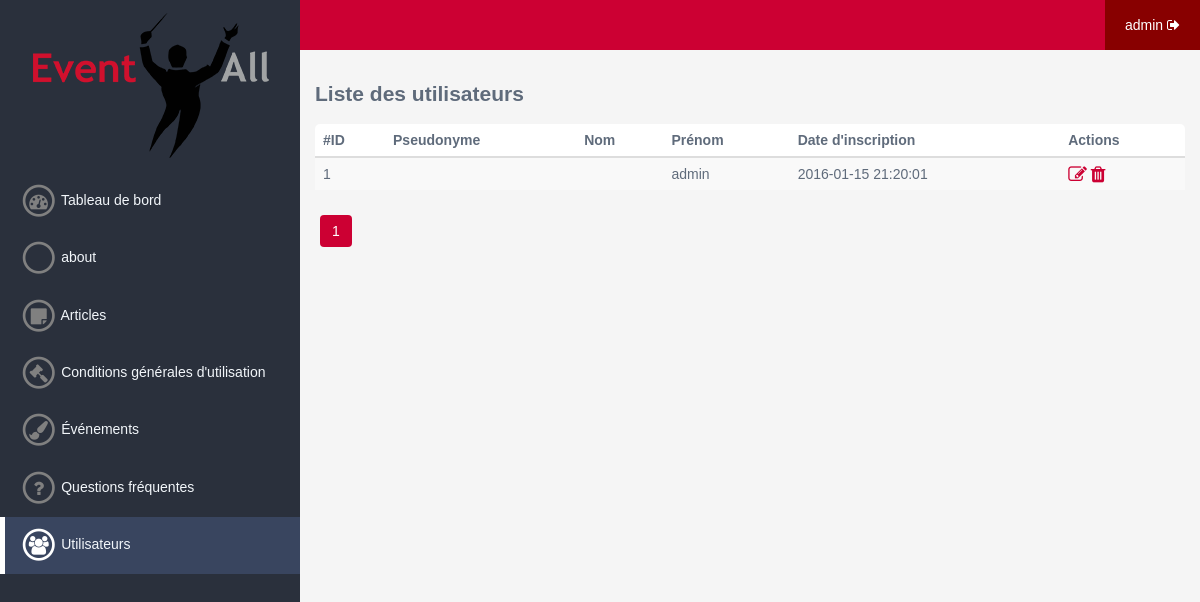
Page /admin/user (signed in) on the committed database.
### tables this page shows
CREATE TABLE IF NOT EXISTS `users` (
  `id` int(11) NOT NULL AUTO_INCREMENT,
  `nickname` varchar(255) NOT NULL,
  `email` varchar(255) NOT NULL,
  `password` varchar(255) NOT NULL,
  `photoprofil` varchar(255) DEFAULT NULL,
  `firstname` varchar(255) DEFAULT NULL,
  `lastname` varchar(255) DEFAULT NULL,
  `birthdate` date DEFAULT NULL,
  `sex` enum('m','f','ns') DEFAULT NULL,
  `phone` varchar(255) DEFAULT NULL,
  `adress` varchar(255) DEFAULT NULL,
  `zip_code` varchar(255) DEFAULT NULL,
  `city` varchar(255) DEFAULT NULL,
  `id_region` int(11) DEFAULT NULL,
  `commentaire` text DEFAULT NULL,
  `register_date` datetime DEFAULT NULL,
  `access` int(11) NOT NULL DEFAULT '1',
  PRIMARY KEY (`id`)
);

### system/Controller.php (called while the page is built, shortened)
<?php
abstract class Controller {
	protected $view;
	protected $default_module;
	public final function execute($module = '', $params = array()) {
		 if(method_exists($this, $module)) {
			 return $this->$module($params);
		 }
	}
	public final function render() {
		$route  = Route::getRoute();
		$params = $route['params'];
		$module = (isset($params[0]) && method_exists($this, $params[0])) ? $params[0] : $this->default_module;
		$model = $this->execute($module, $params);
		$render = $this->view->render($module, $model);
		$title = $this->view->getGlobalVar('title');
		$css   = $this->view->getGlobalVar('css');
		$js    = $this->view->getGlobalVar('js');
		return array(
			'title' => $title,
			'css'   => $css,
			'js'    => $js,
			'tpl'   => $render
		);
	}
	public function setModel($model) {
		$this->model = $model;
	}
	public function setView($view) {
		$this->view = $view;
	}
}
?>

### system/Main.php (called while the page is built, shortened)
<?php
class Main {
	private $is404 = false;
	public function __construct() {
		$this->exec();
	}
	private function route() {
		$error = false;
		$this->is404 = $error;
	}
	private function exec() {
		$route = Route::getRoute();
		$admin = $route['admin'] == 1;
		$app = !empty($route['app']) ? $route['app'] : ($admin ? Config::get('config.defaultadminapp') : Config::get('config.defaultapp'));
		if ($admin) {
			$app_dir   = APPS_DIR.$app.DS.'admin'.DS;
			$app_name_clear = str_replace(' ', '', ucwords(preg_replace('#[^a-zA-Z]+#', ' ', $app)));
			$app_class = $app_name_clear.'AdminController';
		} else {
			$app_dir   = APPS_DIR.$app.DS;
			$app_name_clear = str_replace(' ', '', ucwords(preg_replace('#[^a-zA-Z]+#', ' ', $app)));
			$app_class = $app_name_clear.'Controller';
		}
		if (is_dir($app_dir) && file_exists($app_dir.'controller.php') && !$this->is404) {
			if (class_exists($app_class) && get_parent_class($app_class) == 'Controller') {
				$controller = new $app_class();
				if (file_exists($app_dir.'model.php')) {
					$model_class = str_replace('Controller', 'Model', $app_class);
					if (class_exists($model_class)) {
						$controller->setModel(new $model_class());
					}
				}
				if (file_exists($app_dir.'view.php')) {
					$view_class = str_replace('Controller', 'View', $app_class);
					if (class_exists($view_class) && get_parent_class($view_class) == 'View') {
						$controller->setView(new $view_class());
					}
				}
			}
		}
		$app_rendered = $controller->render();
	}
}
?>

### index.php (called while the page is built, shortened)
<?php
require_once SYS_DIR.'System.php';
require_once SYS_DIR.'Config.php';
require_once SYS_DIR.'Main.php';
$eua = new Main();
?>

### apps/user/model.php (called while the page is built, shortened)
<?php
class UserModel {
  public function __construct() {
    $this->db = System::getDb();
  }
}
?>

### system/Config.php (called while the page is built, shortened)
<?php
class Config {
	private static $configs = array();
	public static function get($path, $default = null) {
		$result = $default;
		if ($nodes = explode('.', $path)) {
			$config = &self::$configs;
			$path_count = count($nodes) - 1;
			for ($i = 0; $i < $path_count; $i++) {
				if (isset($config[$nodes[$i]])) {
					$config = &$config[$nodes[$i]];
				} else {
					break;
				}
			}
			if (isset($config[$nodes[$i]])) {
				$result = $config[$nodes[$i]];
			}
		}
		return $result;
	}
	public static function load($field, $file, $type = '') {
		switch(strtolower($type)) {
			case 'php':
				if (isset(${$field})) {
					self::$configs[$field] = ${$field};
				}
				break;
		}
		return true;
	}
}
?>

### system/config/config.php (called while the page is built)
<?php
$config = array(
  'base'            => 'http://localhost/Event-You-All',
  'defaultapp'      => 'events',
  'defaultadminapp' => 'board',
  'site_title'      => 'Event-You-All',
  'email'           => 'contact@event-you-all.fr'
);
?>

### system/System.php (called while the page is built, shortened)
<?php
class System {
	private static $dbInstance;
	public static function getDB() {
		if (!is_object(self::$dbInstance)) {
			$server   = Config::get('database.server');
			$dbname   = Config::get('database.dbname');
			$dsn      = 'mysql:dbname='.$dbname.';host='.$server;
			$user     = Config::get('database.user');
			$password = Config::get('database.pw');
			self::$dbInstance = new PDO($dsn, $user, $password);
			self::$dbInstance->query("SET NAMES 'utf8'");
			self::$dbInstance->setAttribute(PDO::ATTR_ERRMODE, PDO::ERRMODE_WARNING);
		}
		return self::$dbInstance;
	}
}
?>

### apps/user/admin/model.php (called while the page is built, shortened)
<?php
class UserAdminModel extends UserModel {
  public function getUsers($from = 0, $number = 9999999, $order = 'register_date', $asc = true, $where_clause = '') {
    $prep = $this->db->prepare('
      SELECT *
      FROM users
      '.$where_clause.'
      ORDER BY '.$order.' '.($asc ? 'ASC' : 'DESC').'
      LIMIT :from, :number
    ');
    $prep->bindParam(':from', $from, PDO::PARAM_INT);
    $prep->bindParam(':number', $number, PDO::PARAM_INT);
    $prep->execute();
    $users = $prep->fetchAll(PDO::FETCH_ASSOC);
    return $users;
  }
}
?>

### apps/user/admin/controller.php (called while the page is built, shortened)
<?php
class UserAdminController extends Controller {
  public function index(array $params) {
    $n = 50;
    $page = 1;
    $users = $this->model->getUsers(($page-1)*$n, $n);
    return array(
      'users'        => $users,
      'total'        => $this->model->countUsers(),
			'current_page' => $page,
			'per_page'     => $n
    );
  }
}
?>

### apps/user/admin/views/index.php (the view)
<div class="app-user app-user-admin app-user-admin-index">
  <h2 class="title">Liste des utilisateurs</h2>
  <table class="table">
    <thead>
      <tr>
        <th>#ID</th>
        <th>Pseudonyme</th>
        <th>Nom</th>
        <th>Prénom</th>
        <th>Date d'inscription</th>
        <th>Actions</th>
      </tr>
    </thead>
    <tbody>
      <?php foreach ($model['users'] as $user) { ?>
      <tr>
        <td><?php echo $user['id']; ?></td>
        <td><?php echo $user['firstname']; ?></td>
        <td><?php echo $user['lastname']; ?></td>
        <td><?php echo $user['nickname']; ?></td>
        <td><?php echo $user['register_date']; ?></td>
        <td>
          <a href="<?php echo Config::get('config.base'); ?>/admin/user/modify/<?php echo $user['id']; ?>" title="Modifier l'utilisateur"><i class="fa fa-edit fa-lg"></i></a>
          <a href="<?php echo Config::get('config.base'); ?>/admin/user/delete/<?php echo $user['id']; ?>" title="Supprimer l'utilisateur"><i class="fa fa-trash fa-lg"></i></a>
        </td>
      </tr>
      <?php } ?>
    </tbody>
  </table>
  <?php
    $numberOfPages = ceil($model['total'] / $model['per_page']);
  ?>
  <ul class="num_page">
      <?php
        for($n = 1; $n <= $numberOfPages; $n++) {
          if ($n == $model['current_page']) {
      ?>
      <li class="current"><?php echo $n; ?></li>
      <?php
          } else {
      ?>
      <li><a href="<?php echo Config::get('config.base'); ?>/admin/user/page/<?php echo $n; ?>"><?php echo $n; ?></a></li>
      <?php
          }
        }
      ?>
  </ul>
</div>

### templates/styles/admin.css (style rules this page uses)
* { box-sizing: border-box; }
html { height: 100%; }
body { height: 100%; background: #f5f5f5; color: #5f6b7b; font-family: "Trebuchet MS", Helvetica, sans-serif; font-size: 14px; }
a, a:focus { color: #CC0033; text-decoration: none; outline: none; }
.table { width: 100%; background: white; border-radius: 5px; }
.table thead th { text-align: left; padding: 8px; border-bottom: 2px solid #ddd; }
.table tbody tr:nth-child(odd) { background-color: #f9f9f9; }
.table tbody td { text-align: left; padding: 8px; border-top: 1px solid #ddd; }
.table thead tr th, .table thead tr td, .table tbody tr td { vertical-align: middle; overflow: visible; }
.num_page { list-style: none; margin: 0; margin-top: 20px; padding: 0; }
.num_page li { display: inline-block; margin: 5px; border-radius: 4px; background-color: white; }
.num_page li.current { padding: 6px 12px; line-height: 1.42857143; color: white; background-color: #CC0033; }

### rows in the picture
users: id "1", nickname "admin", register_date "2016-01-15 21:20:01"

### other values in the picture
$admin_app['name'] "about"
$admin_app['name'] "Articles"
$admin_app['name'] "Conditions générales d'utilisation"
$admin_app['name'] "Événements"
$admin_app['name'] "Questions fréquentes"
$admin_app['name'] "Utilisateurs"
$_SESSION['nickname'] "admin"
